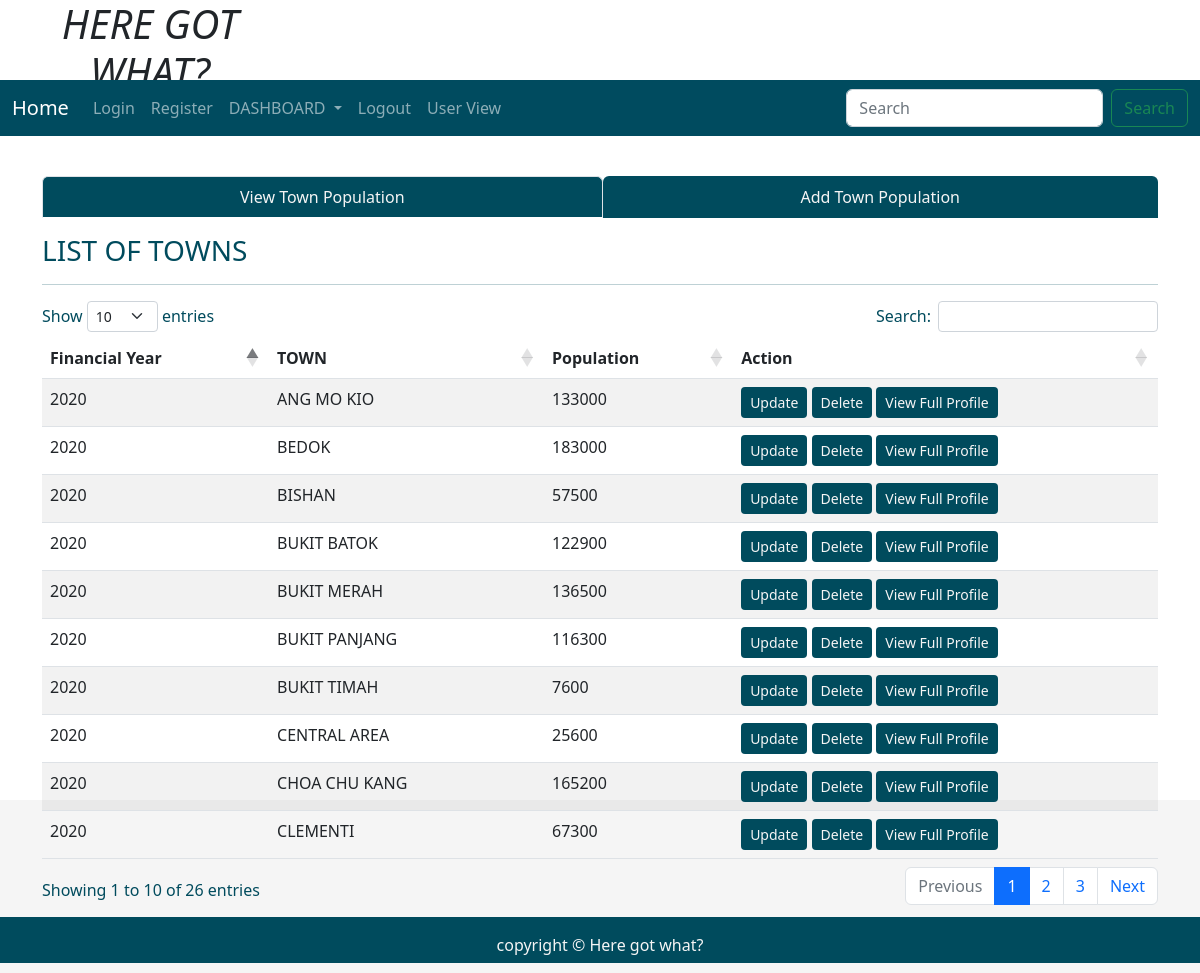
The page / on the database its author committed.
### tables this page shows
CREATE TABLE "population" (
	"financial_year"	INTEGER,
	"town"	TEXT,
	"population"	INTEGER,
	PRIMARY KEY("town")
);

### application.py (the view)
@application.route('/', methods = ["POST", "GET"])
def index():
    user = get_active_user()
    db = get_database()
    home_cur = db.execute('Select * from population')
    allpop = home_cur.fetchall()
    return render_template('home.html', user = user, allpop = allpop)

### application.py (called while the page is built)
@application.teardown_appcontext
def close_database(error):
    if hasattr(g, 'ICT2103Web_db'):
        g.ICT2103Web_db.close()

def get_active_user():
    user = None
    if 'user' in session:
        user = session['user']
        db = get_database()
        user_cur = db.execute('select * from users where name =?', [user])
        user = user_cur.fetchone()
    return user

### database.py (called while the page is built)
def connect_to_database():
    sql = sqlite3.connect('C:/ICT2103Web/ICT2103Web.db')
    sql.row_factory = sqlite3.Row
    return sql

def get_database():
    if not hasattr(g, 'ICT2103Web_db'):
        g.ICT2103Web_db = connect_to_database()
    return  g.ICT2103Web_db

### templates/home.html (shortened to what this page needs)
<!DOCTYPE html>
<html lang="en">
<head>
  <link rel="stylesheet" href="https://cdnjs.cloudflare.com/ajax/libs/font-awesome/4.7.0/css/font-awesome.min.css">
  <link href="https://cdn.jsdelivr.net/npm/bootstrap@5.1.3/dist/css/bootstrap.min.css" rel="stylesheet"
>
  <link rel="stylesheet" href="{{ url_for('static', filename='home.css')}}" type="text/css">
  <link rel="stylesheet" href="https://cdnjs.cloudflare.com/ajax/libs/twitter-bootstrap/5.2.0/css/bootstrap.min.css">
  <link rel="stylesheet" href="https://cdn.datatables.net/1.12.1/css/dataTables.bootstrap5.min.css">
</head>
<body>
  <div class="parent">
    <div class="child child1">
      <h1 class="text-center"><i>HERE GOT WHAT?</i></h1>
    </div>
    <div class="child child3 dropdown">
      <nav class="navbar navbar-expand-lg navbar-dark" style="background-color: #004b5f;">
        <div class="container-fluid">
          <a class="navbar-brand" href="{{url_for('index')}}">Home</a>
          <div class="collapse navbar-collapse" id="navbarSupportedContent">
            <ul class="navbar-nav me-auto mb-2 mb-lg-0">
              <li class="nav-item">
                <a class="nav-link" aria-current="page" href="{{url_for('userLogin')}}">Login</a>
              </li>
              <li class="nav-item">
                <a class="nav-link" href="{{url_for('userRegister')}}">Register</a>
              </li>
              <li class="nav-item dropdown">
                <a class="nav-link dropdown-toggle" href="#" id="navbarDropdown" role="button" data-bs-toggle="dropdown"
                  aria-expanded="false">
                  DASHBOARD
                </a>
              </li>
              <li class="nav-item">
                <a class="nav-link" href="#">Logout</a>
              </li>
              <li class="nav-item">
                <a class="nav-link" href="{{url_for('normaluserDashboard')}}">User View</a>
              </li>
            </ul>
            <form class="d-flex">
              <input class="form-control me-2" type="search" placeholder="Search" aria-label="Search">
              <button class="btn btn-outline-success" type="submit">Search</button>
            </form>
          </div>
        </div>
      </nav>
    </div>
    <div class="child child5" style="color:rgb(0, 75, 93);">
    </div>
    <div class="child child6  container" style="color:rgb(0, 75, 93);">
      <ul class="nav nav-tabs nav-fill mb-3 dropdown">
        <li class="nav-item">
          <a class="nav-link active" aria-current="page" href="{{ url_for('index')}}"
            style=" background-color:rgb(0, 75, 93); color:whitesmoke;">View Town Population</a>
        </li>
        <li class="nav-item">
          <a class="nav-link" href="{{ url_for('addnewtown')}}"
            style=" background-color:rgb(0, 75, 93); color:whitesmoke;">Add Town Population</a>
        </li>
      </ul>
      <div class="table-responsive-lg caption-top">
        <caption>
          <h3>LIST OF TOWNS</h3>
        </caption>
        <hr>
        <table class="table table-striped " id="example">
          <thead>
            <tr>
              <th scope="col">Financial Year</th>
              <th scope="col">TOWN</th>
              <th scope="col">Population</th>
              <th scope="col">Action</th>
            </tr>
          </thead>
          <tbody>
            <tr>
              {% for population in allpop %}
              <td scope="row">{{ population['financial_year'] }}</td>
              <td>{{ population['town'] }}</td>
              <td>{{ population['population'] }}</td>
              <td><a class="btn btn-sm" style="background-color:rgb(0, 75, 93); color:whitesmoke;"
                  href="{{url_for('fetchonetown', town = population['town'])}}">Update</a>
                <a class="btn btn-sm" style="background-color:rgb(0, 75, 93); color:whitesmoke;"
                  href="{{url_for('deletetown', town = population['town'])}}">Delete</a>
                <a class="btn btn-sm" style="background-color:rgb(0, 75, 93); color:whitesmoke;" href="{{url_for('singlepharm', town = population['town'])}}">View Full
                  Profile</a>
              </td>
            </tr>
            {% endfor %}
          </tbody>
        </table>
      </div>
    </div>
    <div class="child child7" style="background-color:rgb(0, 75, 93); color:whitesmoke;">
      <p class="p-3 text-center">copyright &copy Here got what?</p>
    </div>
  </div>
</body>
</html>

### static/home.css (style rules this page uses)
html, body { height: 100%; background-color:whitesmoke; color:rgb(0, 75, 93); }
.parent { height: 100%; display: grid; grid-template-columns: repeat(4, 1fr); grid-template-rows: 10% 5% 7% auto 7%; }
.child { margin-bottom: 10px; }
.child1 { grid-column: 1/2; grid-row: 1/2; }
.child3 { grid-column: 1/-1; grid-row: 2/3; }
.child5 { grid-column: 4/5; grid-row: 3/4; text-align: center; }
.child6 { grid-column: 1/-1; grid-row: 4/5; }
.child7 { grid-column: 1/-1; grid-row: 5/6; }

### rows shown on the page
population: financial_year "2020", town "ANG MO KIO", population "133000"
population: financial_year "2020", town "BEDOK", population "183000"
population: financial_year "2020", town "BISHAN", population "57500"
population: financial_year "2020", town "BUKIT BATOK", population "122900"
population: financial_year "2020", town "BUKIT MERAH", population "136500"
population: financial_year "2020", town "BUKIT PANJANG", population "116300"
population: financial_year "2020", town "BUKIT TIMAH", population "7600"
population: financial_year "2020", town "CENTRAL AREA", population "25600"
population: financial_year "2020", town "CHOA CHU KANG", population "165200"
population: financial_year "2020", town "CLEMENTI", population "67300"
